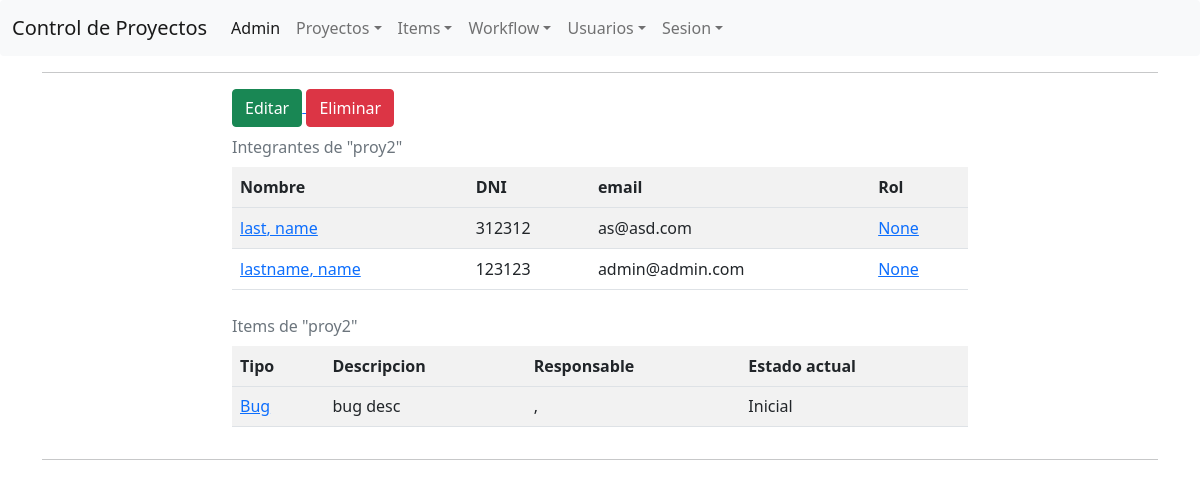
The page /proyectos/2/ on the database its author committed.
### ControlProyecto/models/Proyecto.py (models this page shows, shortened)
class Proyecto(models.Model):
    nombre = models.CharField(max_length=32)
    descripcion = models.TextField(null=True)
    usuarios = models.ManyToManyField("Usuario", through="RolUsuario", blank=True)

### ControlProyecto/models/RolUsuario.py (models this page shows, shortened)
class RolUsuario(models.Model):
    class TipoRol(models.TextChoices):
        lider_tecnico = "LT", _("Lider Tecnico")
        lider_funcional = "LF", _("Lider Funcional")
        representante_cliente = "RC", _("Representante Cliente")
    usuario = models.ForeignKey("Usuario", on_delete=models.CASCADE)
    proyecto = models.ForeignKey("Proyecto", on_delete=models.CASCADE)
    rol = models.CharField(max_length=2, choices=TipoRol.choices, null=True, blank=True)

### ControlProyecto/models/Usuario.py (models this page shows, shortened)
class Usuario(models.Model):
    user = models.OneToOneField(settings.AUTH_USER_MODEL, on_delete=models.CASCADE)
    dni = models.CharField(max_length=16, unique=True)
    proyectos = models.ManyToManyField("Proyecto", through="RolUsuario")

### ControlProyecto/models/Item.py (models this page shows, shortened)
class Item(models.Model):
    proyecto = models.ForeignKey("Proyecto",  on_delete=models.CASCADE)
    tipo = models.ForeignKey("TipoItem",  on_delete=models.CASCADE)
    descripcion = models.TextField()

### ControlProyecto/models/TipoItem.py (models this page shows, shortened)
class TipoItem(models.Model):
    nombre = models.CharField(max_length=32, unique=True)
    workflow = models.ForeignKey("Workflow", on_delete=models.CASCADE)

### ControlProyecto/models/Estado.py (models this page shows, shortened)
class Estado(models.Model):
    inicial = models.BooleanField(null=True)
    nombre = models.CharField(max_length=32)
    fecha = models.DateField(null=True)
    item = models.ForeignKey("Item", on_delete=models.CASCADE)
    responsables = models.ManyToManyField("Usuario", through="ResponsablesEstado", blank=True)
    siguiente = models.ForeignKey("self", on_delete=models.CASCADE, null=True, blank=True)
    class Meta:
        ordering = ["fecha"]

### ControlProyecto/views/ProyectoView.py (the view)
# urls.py: path('proyectos/<int:pk>/', ProyectoView.as_view(), name="detalle-proyecto"),
class ProyectoView(TemplateView):
    def get_context_data(self, **kwargs):
        context = super().get_context_data()
        context["proyecto"] = Proyecto.objects.get(id=kwargs["pk"])
        context["roles"] = RolUsuario.objects.filter(proyecto__id=kwargs["pk"]).order_by("usuario__user__last_name")
        context["items"] = Item.objects.filter(proyecto__id=kwargs["pk"])
        return context
    template_name = "proyecto.html"

### ControlProyecto/templates/proyecto.html (shortened to what this page needs)
{% extends "base.html" %}
{% block content %}
<a href="{% url "editar-proyecto" pk=proyecto.id %}">
    <button type="button" class="btn btn-success">Editar</button>
</a>
<a href="{% url "borrar-proyecto" pk=proyecto.id %}">
    <button type="button" class="btn btn-danger">Eliminar</button>
</a>
<table>
    <caption>
        Integrantes de "{{ proyecto.nombre }}"
    </caption>
    <tr>
        <th>Nombre</th>
        <th>DNI</th>
        <th>email</th>
        <th>Rol</th>
    </tr>
    <tr>
        {% for u in roles %}
            <tr>
                <td><a href="{% url "detalle-usuario" pk=u.usuario.id %}">{{ u.usuario.user.last_name }}, {{ u.usuario.user.first_name }}</a></td>
                <td>{{ u.usuario.dni }}</td>
                <td>{{ u.usuario.user.email }}</td>
                <td><a href="{% url "rol-usuario" pk=u.id %}">{{ u.get_rol_display }}</a></td>
            </tr>
        {% endfor %}
    </tr>
</table>
<table>
    <caption>
        Items de "{{ proyecto.nombre }}"
    </caption>
    <tr>
        <th>Tipo</th>
        <th>Descripcion</th>
        <th>Responsable</th>
        <th>Estado actual</th>
    </tr>
    <tr>
        {% for i in items %}
            <tr>
                <td><a href="{% url "detalle-item" pk=i.id %}">{{ i.tipo.nombre }}</a></td>
                <td>{{ i.descripcion }}</td>
                <td>{{ i.estado_set.last.responsables.last.dni }} {{ i.estado_set.last.responsables.last.user.last_name }}, {{ i.estado_set.last.responsables.last.user.first_name }}</td>
                <td>{{ i.estado_set.last.nombre }}</td>
            </tr>
        {% endfor %}
    </tr>
</table>
{% endblock %}

### ControlProyecto/templates/base.html (style rules this page uses)
caption { caption-side: top; }

### rows shown on the page
Proyecto: nombre "proy2"
RolUsuario: usuario.user.last_name "last", usuario.user.first_name "name", usuario.dni "312312", usuario.user.email "as@asd.com", rol "None"
RolUsuario: usuario.user.last_name "lastname", usuario.user.first_name "name", usuario.dni "123123", usuario.user.email "admin@admin.com", rol "None"
Item: tipo.nombre "Bug", descripcion "bug desc", estado_set.last.nombre "Inicial"
